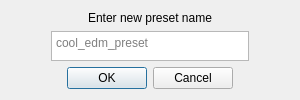
<?xml version="1.0" encoding="UTF-8"?>
<ui version="4.0">
    <class>SaveNewDial</class>
    <widget class="QDialog" name="SaveNewDial">
        <property name="windowModality">
            <enum>Qt::ApplicationModal</enum>
        </property>
        <property name="geometry">
            <rect>
                <x>0</x>
                <y>0</y>
                <width>300</width>
                <height>100</height>
            </rect>
        </property>
        <property name="sizePolicy">
            <sizepolicy hsizetype="Fixed" vsizetype="Fixed">
                <horstretch>0</horstretch>
                <verstretch>0</verstretch>
            </sizepolicy>
        </property>
        <property name="minimumSize">
            <size>
                <width>300</width>
                <height>100</height>
            </size>
        </property>
        <property name="maximumSize">
            <size>
                <width>300</width>
                <height>142</height>
            </size>
        </property>
        <property name="baseSize">
            <size>
                <width>300</width>
                <height>100</height>
            </size>
        </property>
        <property name="windowTitle">
            <string/>
        </property>
        <layout class="QGridLayout" name="gridLayout">
            <item row="1" column="2">
                <spacer name="horizontalSpacer_2">
                    <property name="orientation">
                        <enum>Qt::Horizontal</enum>
                    </property>
                    <property name="sizeType">
                        <enum>QSizePolicy::Fixed</enum>
                    </property>
                    <property name="sizeHint" stdset="0">
                        <size>
                            <width>40</width>
                            <height>20</height>
                        </size>
                    </property>
                </spacer>
            </item>
            <item row="1" column="0">
                <spacer name="horizontalSpacer">
                    <property name="orientation">
                        <enum>Qt::Horizontal</enum>
                    </property>
                    <property name="sizeType">
                        <enum>QSizePolicy::Fixed</enum>
                    </property>
                    <property name="sizeHint" stdset="0">
                        <size>
                            <width>40</width>
                            <height>20</height>
                        </size>
                    </property>
                </spacer>
            </item>
            <item row="2" column="1">
                <widget class="QDialogButtonBox" name="buttonCancelOk">
                    <property name="standardButtons">
                        <set>QDialogButtonBox::Cancel|QDialogButtonBox::Ok</set>
                    </property>
                    <property name="centerButtons">
                        <bool>true</bool>
                    </property>
                </widget>
            </item>
            <item row="1" column="1">
                <widget class="QTextEdit" name="editNewName">
                    <property name="minimumSize">
                        <size>
                            <width>0</width>
                            <height>27</height>
                        </size>
                    </property>
                    <property name="placeholderText">
                        <string>cool_edm_preset</string>
                    </property>
                </widget>
            </item>
            <item row="0" column="1">
                <widget class="QLabel" name="label">
                    <property name="text">
                        <string>Enter new preset name</string>
                    </property>
                    <property name="alignment">
                        <set>Qt::AlignCenter</set>
                    </property>
                </widget>
            </item>
        </layout>
    </widget>
    <resources/>
    <connections/>
</ui>
